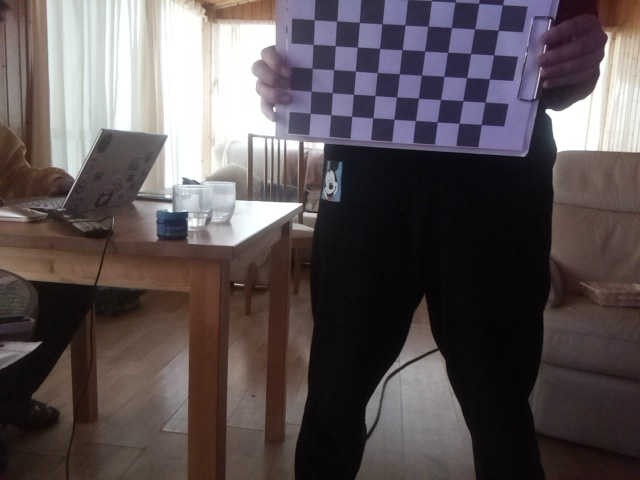
#> input picture code/calibration/calibration_images/test1/cal_image_1.jpg, 640 x 480 px, given in place of the camera
$ python pinhole2.py
#> lines starting #> are read from the running program, lines starting #| are printed output that depends on the picture; after the words box and inside, x2 and y2 are one past the last pixel; in counts of white or black regions, pixels touching at a corner belong together; long printed decimals are rounded
import numpy as np
import cv2
import math

FX = 333.76
FY = 335.08
CX = 310.99
CY = 230.93

def getradian(degrees):

    return ((degrees*math.pi)/180)

# de 2D a 3D
def backpropagation(x2d, y2d):

    x3d = (x2d - CX) / FX
    y3d = (y2d - CY) / FY

    z3d = 1.0

    point3d = np.array([x3d,y3d,z3d])


    return point3d

# Función para convertir de píxeles a unidades ópticas
def pixel2optical(pixel_x, pixel_y):

    ancho = 640
    largo = 480

    optic_x = largo -1 - pixel_y
    optic_y = pixel_x

    return optic_x, optic_y

def detect_color(frame, lower_color, upper_color):
    hsv = cv2.cvtColor(frame, cv2.COLOR_BGR2HSV)
    mask = cv2.inRange(hsv, lower_color, upper_color)
    contours, _ = cv2.findContours(mask, cv2.RETR_EXTERNAL, cv2.CHAIN_APPROX_SIMPLE)

    if contours:
        c = max(contours, key=cv2.contourArea)
        M = cv2.moments(c)
        if M["m00"] != 0:
            centroid_x = int(M["m10"] / M["m00"])
            centroid_y = int(M["m01"] / M["m00"])
            return centroid_x, centroid_y
    return None, None

# de 3d a 2d
def propagation(point3d, degreevalue):

    K = np.array([[FX, 0.0, CX],
                  [0.0, FY, CY],
                  [0.0, 0.0, 1.0]])

    rad = getradian(degreevalue)

    RT = np.array([[np.cos(rad), 0.0, np.sin(rad),     0.0],
                [    0.0 , 1.0,       0.0,     0.0],
                [-np.sin(rad), 0, np.cos(rad), 110.0]])

    aux = RT.dot(point3d)

    return K.dot(aux)


if __name__=="__main__":
    # Crea una ventana
    cv2.namedWindow("Image Feed")
    # Mueve la ventana a una posición en concreto de la pantalla
    cv2.moveWindow("Image Feed", 159, -25)

    # Definir el rango de color HSV del objeto que deseas detectar
    lower_color = np.array([150, 50, 50])
    upper_color = np.array([170, 255, 255])

    # Inicializa la cámara
    cap = cv2.VideoCapture(0)

    # Setup camera: para agilizar el cómputo
    cap.set(cv2.CAP_PROP_FRAME_WIDTH, 640)
    cap.set(cv2.CAP_PROP_FRAME_HEIGHT,480)

    while True:

        # Lee un frame de la cámara
        ret,frame = cap.read()
#> frame is the input picture: shape (480, 640, 3); mean B, G, R 84.3, 82.6, 90.9

        # Gira la cámara 180º porque la cámara está físiscamente dada la vuelta
        flipped_frame = cv2.flip(frame,0)
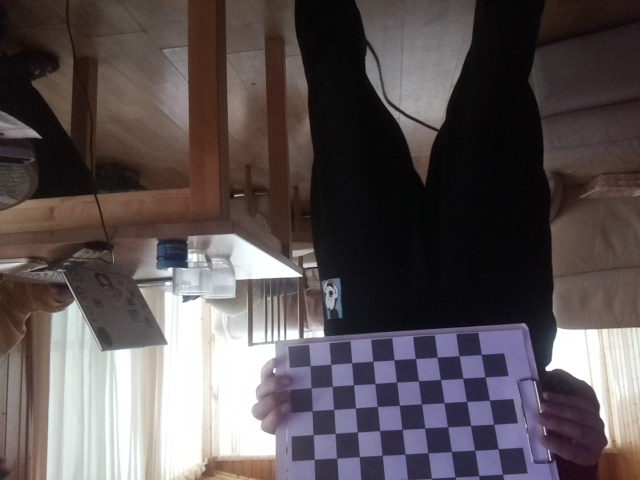
#> flipped_frame: shape (480, 640, 3); mean B, G, R 84.3, 82.6, 90.9
        flipped_frame = cv2.flip(flipped_frame,1)
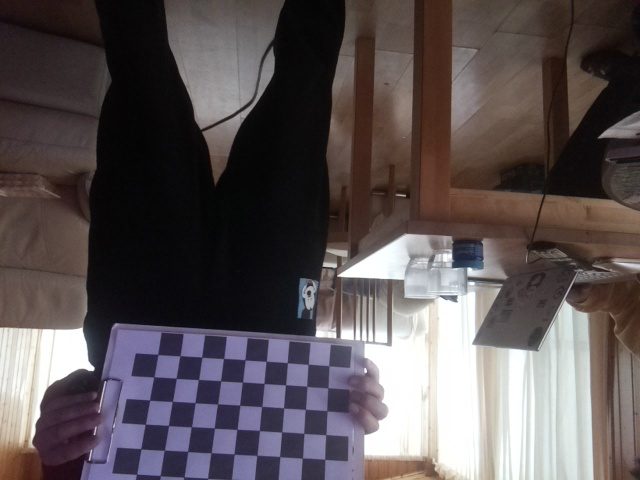
#> flipped_frame: shape (480, 640, 3); mean B, G, R 84.3, 82.6, 90.9

        centroid_x, centroid_y = detect_color(flipped_frame, lower_color, upper_color)
#> in detect_color, `hsv = cv2.cvtColor(frame, cv2.COLOR_BGR2HSV)`: hsv: shape (480, 640, 3); mean H, S, V 64.7, 56.2, 95.3
#> in detect_color, `mask = cv2.inRange(hsv, lower_color, upper_color)`:
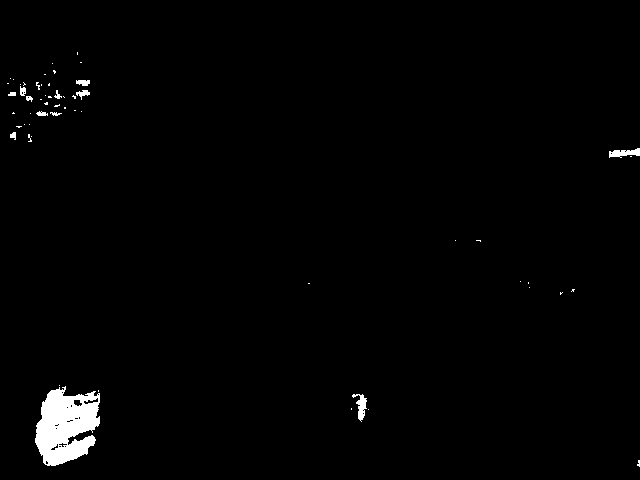
#> mask: shape (480, 640); 1.4% white; 56 white regions (44 under 20 px)
#> in detect_color, `contours, _ = cv2.findContours(mask, cv2.RETR_EXTERNAL, cv2.CHAIN_APPR..`: contours = 56 contours, 48 with area under 20; largest, box (x1, y1, x2, y2) and area: (35, 386, 100, 466) 3472, (352, 394, 367, 422) 150, (609, 148, 640, 158) 148, (76, 80, 90, 86) 49, (76, 90, 90, 100) 45, (20, 86, 26, 96) 34, (36, 111, 48, 116) 28, (10, 132, 16, 140) 22
#> in detect_color, `c = max(contours, key=cv2.contourArea)`: c = contour of 208 points, box (x1, y1, x2, y2) (35, 386, 100, 466), area 3472
#> in detect_color, `M = cv2.moments(c)`: M = moments, m00 3471.5, centre m10/m00, m01/m00 = (65.58, 425.7)
#> in detect_color, `centroid_x = int(M["m10"] / M["m00"])`: centroid_x = 65
#> in detect_color, `centroid_y = int(M["m01"] / M["m00"])`: centroid_y = 425
#> centroid_x = 65; centroid_y = 425

        if centroid_x is not None and centroid_y is not None:
            cv2.circle(flipped_frame, (centroid_x, centroid_y), 5, (0, 255, 0), -1)
#> flipped_frame: shape (480, 640, 3); 0.03% of pixels changed, all inside (x1, y1, x2, y2) = (60, 420, 71, 431)
            cv2.putText(flipped_frame, f"Centroide: ({centroid_x}, {centroid_y})", (centroid_x - 100, centroid_y - 20),
                        cv2.FONT_HERSHEY_SIMPLEX, 0.5, (255, 255, 255), 2)
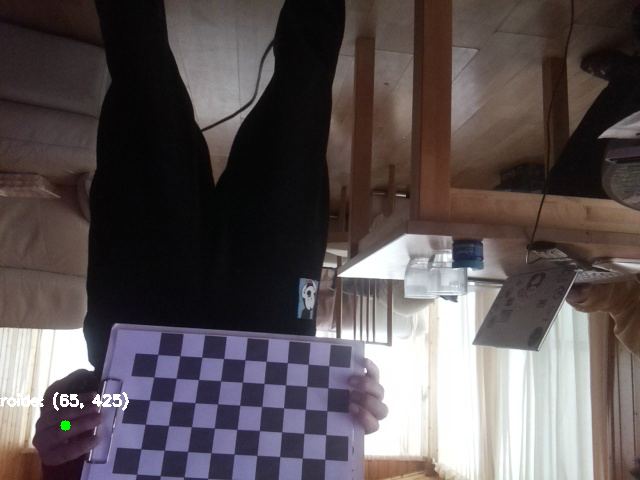
#> flipped_frame: shape (480, 640, 3); mean B, G, R 84.6, 83, 91.3

            # Convertir coordenadas de píxeles a ópticas
            optic_x, optic_y = pixel2optical(centroid_x, centroid_y)
#> in pixel2optical, `optic_x = largo -1 - pixel_y`: optic_x = 54
#> in pixel2optical, `optic_y = pixel_x`: optic_y = 65
#> optic_x = 54; optic_y = 65
            cv2.circle(flipped_frame, (optic_x, optic_y), 5, (255, 0, 0), -1)
#> flipped_frame: shape (480, 640, 3); 0.03% of pixels changed, all inside (x1, y1, x2, y2) = (49, 60, 60, 71)

            print(f"Coordenadas pixeles: X={centroid_x}, Y={centroid_y}")
#| Coordenadas pixeles: X=65, Y=425
            print(f"Coordenadas ópticas: X={optic_x}, Y={optic_y}")
#| Coordenadas ópticas: X=54, Y=65

            point3d = backpropagation(optic_x, optic_y)
#> in backpropagation, `x3d = (x2d - CX) / FX`: x3d = -0.77
#> in backpropagation, `y3d = (y2d - CY) / FY`: y3d = -0.495
#> in backpropagation, `point3d = np.array([x3d,y3d,z3d])`: point3d = [-0.77, -0.495, 1]
#> point3d = [-0.77, -0.495, 1]
            print(point3d)
#| [-0.77 -0.4952  1.        ]

        cv2.imshow('Frame', flipped_frame)
        if cv2.waitKey(1) & 0xFF == ord('q'):
#> (key q is pressed here)
            break

    cap.release()
    cv2.destroyAllWindows()

$ run again, on code/calibration/calibration_images/test1/cal_image_12.jpg
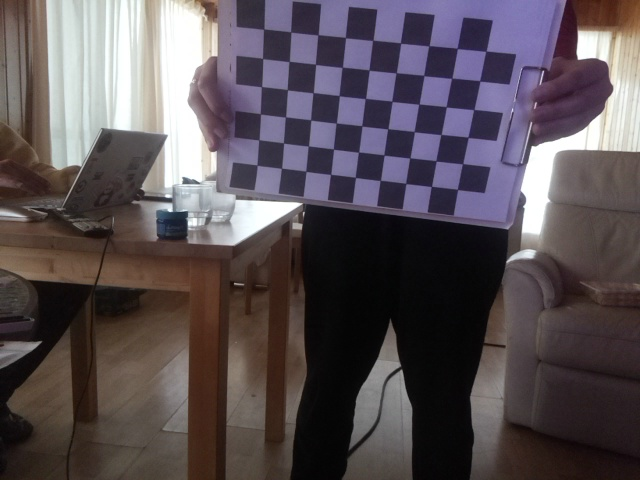
#> input picture code/calibration/calibration_images/test1/cal_image_12.jpg, 640 x 480 px, given in place of the camera
#> frame is the input picture: shape (480, 640, 3); mean B, G, R 85.1, 80.3, 89.2
#> hsv: shape (480, 640, 3); mean H, S, V 68.6, 61.2, 95.7
#> in detect_color, `mask = cv2.inRange(hsv, lower_color, upper_color)`:
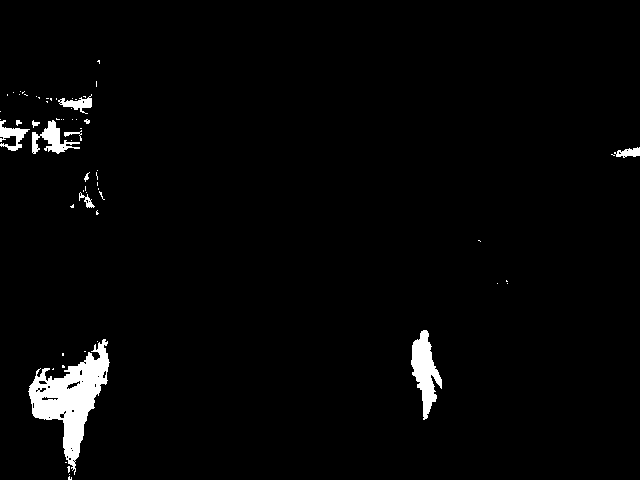
#> mask: shape (480, 640); 2.5% white; 63 white regions (51 under 20 px)
#> contours = 63 contours, 55 with area under 20; largest, box (x1, y1, x2, y2) and area: (28, 339, 110, 475) 4200, (411, 330, 442, 420) 1283, (32, 120, 80, 154) 529, (0, 120, 30, 151) 306, (58, 94, 92, 114) 229, (614, 147, 640, 158) 142, (79, 192, 95, 208) 68, (64, 130, 82, 141) 30
#> c = contour of 247 points, box (x1, y1, x2, y2) (28, 339, 110, 475), area 4200
#> M = moments, m00 4200, centre m10/m00, m01/m00 = (70.36, 397.8)
#> in detect_color, `centroid_x = int(M["m10"] / M["m00"])`: centroid_x = 70
#> in detect_color, `centroid_y = int(M["m01"] / M["m00"])`: centroid_y = 397
#> `centroid_x, centroid_y = detect_color(flipped_frame, lower_color, uppe..`: centroid_x = 70; centroid_y = 397
#> `cv2.putText(flipped_frame, f"Centroide: ({centroid_x}, {centroid_y})",..`:
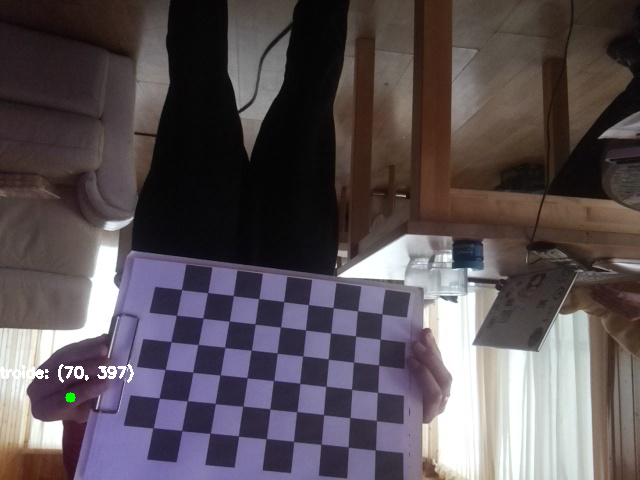
#> flipped_frame: shape (480, 640, 3); mean B, G, R 85.4, 80.7, 89.5
#> in pixel2optical, `optic_x = largo -1 - pixel_y`: optic_x = 82
#> in pixel2optical, `optic_y = pixel_x`: optic_y = 70
#> `optic_x, optic_y = pixel2optical(centroid_x, centroid_y)`: optic_x = 82; optic_y = 70
#| Coordenadas pixeles: X=70, Y=397
#| Coordenadas ópticas: X=82, Y=70
#> x3d = -0.686
#> y3d = -0.48
#> in backpropagation, `point3d = np.array([x3d,y3d,z3d])`: point3d = [-0.686, -0.48, 1]
#| [-0.6861  -0.4803  1.        ]

$ run again, on code/calibration/calibration_images/test1/cal_image_13.jpg
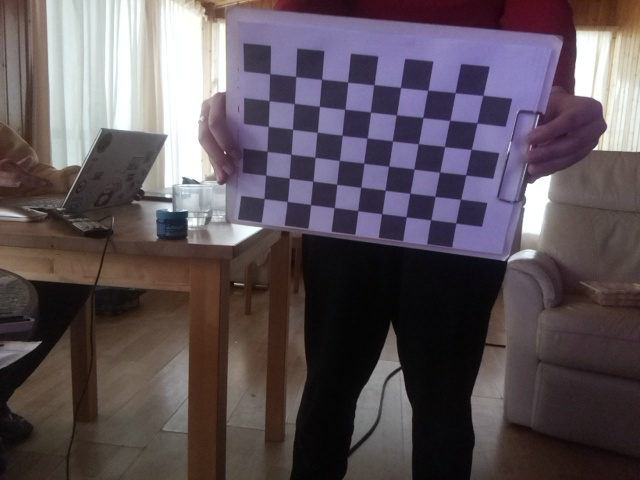
#> input picture code/calibration/calibration_images/test1/cal_image_13.jpg, 640 x 480 px, given in place of the camera
#> frame is the input picture: shape (480, 640, 3); mean B, G, R 89, 82.6, 92.7
#> hsv: shape (480, 640, 3); mean H, S, V 74.6, 64.8, 100
#> in detect_color, `mask = cv2.inRange(hsv, lower_color, upper_color)`:
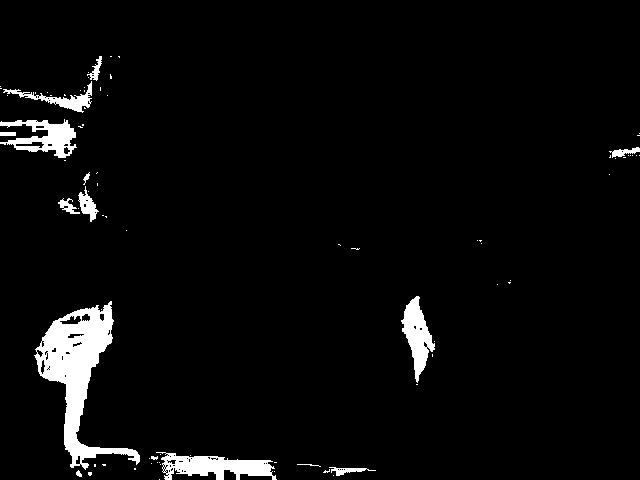
#> mask: shape (480, 640); 4.1% white; 82 white regions (67 under 20 px)
#> contours = 82 contours, 70 with area under 20; largest, box (x1, y1, x2, y2) and area: (34, 301, 140, 470) 5910, (156, 452, 277, 480) 1747, (0, 119, 77, 158) 1416, (401, 296, 435, 383) 1298, (3, 81, 92, 113) 552
#> c = contour of 274 points, box (x1, y1, x2, y2) (34, 301, 140, 470), area 5910
#> M = moments, m00 5910, centre m10/m00, m01/m00 = (76.71, 368.6)
#> in detect_color, `centroid_x = int(M["m10"] / M["m00"])`: centroid_x = 76
#> in detect_color, `centroid_y = int(M["m01"] / M["m00"])`: centroid_y = 368
#> `centroid_x, centroid_y = detect_color(flipped_frame, lower_color, uppe..`: centroid_x = 76; centroid_y = 368
#> `cv2.putText(flipped_frame, f"Centroide: ({centroid_x}, {centroid_y})",..`:
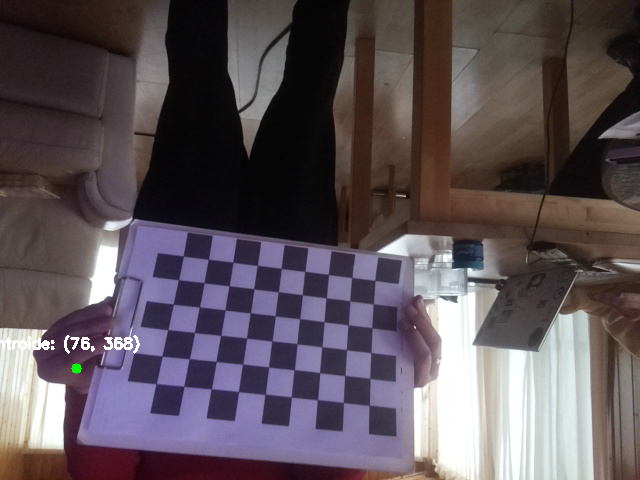
#> flipped_frame: shape (480, 640, 3); mean B, G, R 89.4, 83.1, 93
#> in pixel2optical, `optic_x = largo -1 - pixel_y`: optic_x = 111
#> in pixel2optical, `optic_y = pixel_x`: optic_y = 76
#> `optic_x, optic_y = pixel2optical(centroid_x, centroid_y)`: optic_x = 111; optic_y = 76
#| Coordenadas pixeles: X=76, Y=368
#| Coordenadas ópticas: X=111, Y=76
#> x3d = -0.599
#> y3d = -0.462
#> in backpropagation, `point3d = np.array([x3d,y3d,z3d])`: point3d = [-0.599, -0.462, 1]
#| [-0.5992 -0.4624   1.        ]
